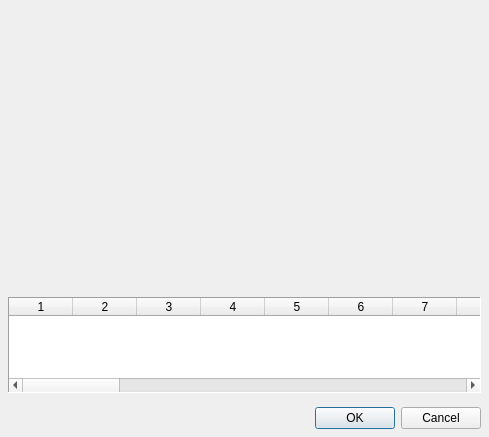
<?xml version="1.0" encoding="UTF-8"?>
<ui version="4.0">
 <class>TAtab_form</class>
 <widget class="QDialog" name="TAtab_form">
  <property name="geometry">
   <rect>
    <x>0</x>
    <y>0</y>
    <width>489</width>
    <height>437</height>
   </rect>
  </property>
  <property name="windowTitle">
   <string>A-Tab</string>
  </property>
  <layout class="QVBoxLayout" name="verticalLayout">
   <property name="spacing">
    <number>4</number>
   </property>
   <property name="leftMargin">
    <number>8</number>
   </property>
   <property name="topMargin">
    <number>8</number>
   </property>
   <property name="rightMargin">
    <number>8</number>
   </property>
   <property name="bottomMargin">
    <number>8</number>
   </property>
   <item>
    <widget class="QWidget" name="widget" native="true">
     <property name="sizePolicy">
      <sizepolicy hsizetype="Preferred" vsizetype="Expanding">
       <horstretch>0</horstretch>
       <verstretch>0</verstretch>
      </sizepolicy>
     </property>
    </widget>
   </item>
   <item>
    <widget class="QTableWidget" name="tableWidget">
     <property name="sizePolicy">
      <sizepolicy hsizetype="Expanding" vsizetype="Fixed">
       <horstretch>0</horstretch>
       <verstretch>0</verstretch>
      </sizepolicy>
     </property>
     <property name="maximumSize">
      <size>
       <width>16777215</width>
       <height>96</height>
      </size>
     </property>
     <property name="frameShape">
      <enum>QFrame::Panel</enum>
     </property>
     <property name="frameShadow">
      <enum>QFrame::Sunken</enum>
     </property>
     <property name="verticalScrollBarPolicy">
      <enum>Qt::ScrollBarAsNeeded</enum>
     </property>
     <property name="gridStyle">
      <enum>Qt::DotLine</enum>
     </property>
     <property name="sortingEnabled">
      <bool>true</bool>
     </property>
     <property name="columnCount">
      <number>32</number>
     </property>
     <attribute name="horizontalHeaderCascadingSectionResizes">
      <bool>false</bool>
     </attribute>
     <attribute name="horizontalHeaderDefaultSectionSize">
      <number>64</number>
     </attribute>
     <attribute name="horizontalHeaderMinimumSectionSize">
      <number>32</number>
     </attribute>
     <attribute name="horizontalHeaderStretchLastSection">
      <bool>true</bool>
     </attribute>
     <attribute name="verticalHeaderVisible">
      <bool>false</bool>
     </attribute>
     <attribute name="verticalHeaderDefaultSectionSize">
      <number>32</number>
     </attribute>
     <attribute name="verticalHeaderMinimumSectionSize">
      <number>32</number>
     </attribute>
     <attribute name="verticalHeaderStretchLastSection">
      <bool>true</bool>
     </attribute>
     <column/>
     <column/>
     <column/>
     <column/>
     <column/>
     <column/>
     <column/>
     <column/>
     <column/>
     <column/>
     <column/>
     <column/>
     <column/>
     <column/>
     <column/>
     <column/>
     <column/>
     <column/>
     <column/>
     <column/>
     <column/>
     <column/>
     <column/>
     <column/>
     <column/>
     <column/>
     <column/>
     <column/>
     <column/>
     <column/>
     <column/>
     <column/>
    </widget>
   </item>
   <item>
    <spacer name="verticalSpacer">
     <property name="orientation">
      <enum>Qt::Vertical</enum>
     </property>
     <property name="sizeType">
      <enum>QSizePolicy::Fixed</enum>
     </property>
     <property name="sizeHint" stdset="0">
      <size>
       <width>20</width>
       <height>10</height>
      </size>
     </property>
    </spacer>
   </item>
   <item>
    <widget class="QDialogButtonBox" name="buttonBox">
     <property name="orientation">
      <enum>Qt::Horizontal</enum>
     </property>
     <property name="standardButtons">
      <set>QDialogButtonBox::Cancel|QDialogButtonBox::Ok</set>
     </property>
    </widget>
   </item>
  </layout>
 </widget>
 <resources/>
 <connections>
  <connection>
   <sender>buttonBox</sender>
   <signal>accepted()</signal>
   <receiver>TAtab_form</receiver>
   <slot>accept()</slot>
   <hints>
    <hint type="sourcelabel">
     <x>248</x>
     <y>254</y>
    </hint>
    <hint type="destinationlabel">
     <x>157</x>
     <y>274</y>
    </hint>
   </hints>
  </connection>
  <connection>
   <sender>buttonBox</sender>
   <signal>rejected()</signal>
   <receiver>TAtab_form</receiver>
   <slot>reject()</slot>
   <hints>
    <hint type="sourcelabel">
     <x>316</x>
     <y>260</y>
    </hint>
    <hint type="destinationlabel">
     <x>286</x>
     <y>274</y>
    </hint>
   </hints>
  </connection>
 </connections>
</ui>
